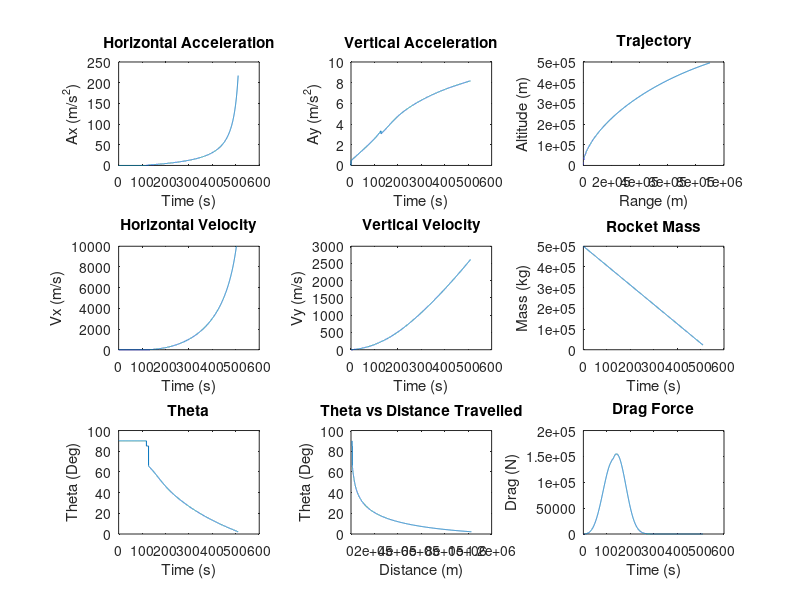

Source code (MATLAB):
% Rocket Numerical Simulation

% Parameters
Dt = 0.1;                  % Time step (s)
t_f = 510;                 % Time of rocket engine shut off (s)

% allocating size of variable arrays
t = [0:Dt:t_f];                 % Time vector (s)
Mass = zeros(1, length(t));     % Mass (kg)
Theta = zeros(1, length(t));    % Angle (deg)
g = zeros(1, length(t));        % Acceleration of gravity (m/s^2)
W = zeros(1, length(t));        % Weight force (N)
Rho = zeros(1, length(t));      % Air density (kg/m^3)
Drag = zeros(1, length(t));     % Drag force (N)
Fx = zeros(1, length(t));       % Net horizontal force (N)
Fy = zeros(1, length(t));       % Net vertical force (N)
Ax = zeros(1, length(t));       % Horizontal acceleration (m/s^2)
Ay = zeros(1, length(t));       % Vertical Acceleration (m/s^2)
Vx = zeros(1, length(t));       % Horizontal velocity (m/s)
Vy = zeros(1, length(t));       % Vertical velocity (m/s)
x = zeros(1, length(t));        % Horizontal position (m)
y = zeros(1, length(t));        % Vertical position (m)
Distancex = zeros(1, length(t));    % Horizontal distance travelled (m)
Distancey = zeros(1, length(t));    % Vertical distance travelled (m)
Distance = zeros(1, length(t));     % Total distance travelled (m)

% Constants
C = 0.4;                        % Drag coefficient
Rho_0=1.225;                    % air density at sea level (kg/m^3)
A = pi*3.7^2;                   % cross sectional area of rocket (m^2)
G=6.67408*10^-11;               % Gravitation Constant (m^3/kg.s^2)
M_earth=5.9722*10^24;           % Mass of the Earth (kg)
R_earth=6.371*10^6;             % Radius of Earth (m)
M_0=500000;                     % Initial mass (kg)
M_final=22800;                  % Payload to low earth orbit (kg)
M_fuel=M_0-M_final;             % Mass used to reach orbit (kg)
u=5500;                         % Relative exhaust velocity (m/s)
dm_dt=M_fuel/t(length(t));      % Rate of change of mass (kg/s)
Thrust=u*dm_dt;                 % Thrust (N)

% Initial Conditions
Theta(1) = 90;                  % Initial angle (deg)
Ax(1) = 0;                      % Initial horizontal acceleration (m/s^2)
Ay(1) = 0;                      % Initial vertical acceleration (m/s^2)
Vx(1) = 0;                      % Initial horizontal velocity (m/s)
Vy(1) = 0;                      % Initial vertical velocity (m/s)
x(1) = 0;                       % Initial horizontal position (m)
y(1) = 0;                       % Initial vertical position (m)
Distancex(1) = 0;               % Initial horizontal distance travelled (m)
Distancey(1) = 0;               % Initial vertical distance travelled (m)
Distance(1) = 0;                % Initial  distance travelled (m)
Mass(1) = M_0;                  % Initial rocket mass (kg)
Fx(1) = 0;                      % Initial horizontal net force (N)
Fy(1) = 0;                      % Initial vertical net force (N)
         
% Looping until engine shut off and calculating instantaneous variables
for n=2:length(t)                  % Run until rocket engine shut off
                      
    Mass(n)=M_0-dm_dt*t(n);         % instantaneous mass (kg)
    g(n) =(G*M_earth)/((R_earth+y(n-1))^2);     % Gravity (m/s^2)
    W(n)=Mass(n)*g(n);                  % instantaneous weight force
   
    % Drag force calculation
    Rho(n) =Rho_0*exp(-y(n-1)/8000);                % Air density (kg/m^3)
    Drag(n)= 0.5*C*Rho(n)*A*((Vx(n-1)+Vy(n-1))^2); % Calculate drag force
    
    % Net Forces  
    Fx(n)= Thrust*cosd(Theta(n-1))-Drag(n)*cosd(Theta(n-1))-W(n)*cosd(Theta(n-1)); % Sum of x forces
    Fy(n)= Thrust*sind(Theta(n-1))-W(n)*sind(Theta(n-1))-Drag(n)*sind(Theta(n-1)); % Sum of y forces
        
    % Acceleration calculations
    Ax(n)= Fx(n)/Mass(n);                       % Net acceleration in horizontal direction 
    Ay(n)= Fy(n)/Mass(n);                       % Net acceleration in vertical direction
	
    % Velocity calculations
    Vx(n)= Vx(n-1)+Ax(n)*Dt;                 % Velocity in horizontal direction
    Vy(n)= Vy(n-1)+Ay(n)*Dt;                 % Velocity in vertical direction
    
	
    % Position calculations
    x(n)= x(n-1)+Vx(n)*Dt;                   % Position in horizontal direction
    y(n)= y(n-1)+Vy(n)*Dt;                   % Position in vertical direction
    
    % Distance calculations    
    Distancex(n) = Distancex(n-1)+abs(Vx(n)*Dt);      % Horizontal Distance 
    Distancey(n) = Distancey(n-1)+abs(Vy(n)*Dt);      % Vertical Distance  
    Distance(n) = (Distancex(n)^2+Distancey(n)^2)^(1/2); % Total distance travelled

    % Rocket angle calculation
   if y(n)<9000  % Initial launch angle
       Theta(n)=90;
   elseif y(n)>=9000 && y(n)<=11000 % angle at gravity turn
        Theta(n)=85; 
   elseif y(n)>11000  % angle after gravity turn
        Theta(n)=atand(g(n)/(Ax(n)+Ay(n))); 
    end
end

% Plotting graphs of important variables in subplot
subplot(3,3,1)
plot(t(1:length(t)),Ax(1:length(t)));
xlabel({'Time (s)'});
ylabel({'Ax (m/s^2)'});
title({'Horizontal Acceleration'});

subplot(3,3,2)
plot(t(1:length(t)),Ay(1:length(t)));
xlabel({'Time (s)'});
ylabel({'Ay (m/s^2)'});
title({'Vertical Acceleration'});


subplot(3,3,3)
plot(x(1:length(t)),y(1:length(t))); 
xlabel({'Range (m)'});
ylabel({'Altitude (m)'});
title({'Trajectory'});

subplot(3,3,4)
plot(t(1:length(t)),Vx(1:length(t)));
ylim([0,10000]);
xlabel({'Time (s)'});
ylabel({'Vx (m/s)'});
title({'Horizontal Velocity'});

subplot(3,3,5)
plot(t(1:length(t)),Vy(1:length(t)));
xlabel({'Time (s)'});
ylabel({'Vy (m/s)'});
title({'Vertical Velocity'});

subplot(3,3,6)
plot(t(1:length(t)),Mass(1:length(t)));
xlabel({'Time (s)'});
ylabel({'Mass (kg)'});
title({'Rocket Mass'});

subplot(3,3,7)
plot(t(1:length(t)),Theta(1:length(t)));
xlabel({'Time (s)'});
ylabel({'Theta (Deg)'});
title({'Theta'});

subplot(3,3,8)
plot(Distance(1:length(t)),Theta(1:length(t)));
xlabel({'Distance (m)'});
ylabel({'Theta (Deg)'});
title({'Theta vs Distance Travelled'});


subplot(3,3,9)
plot(t(1:length(t)),Drag(1:length(t)));
xlabel({'Time (s)'});
ylabel({'Drag (N)'});
title({'Drag Force'});
